Frame 1 (no input): blank canvas, image omitted
Frame 60 (no input): blank canvas, image omitted
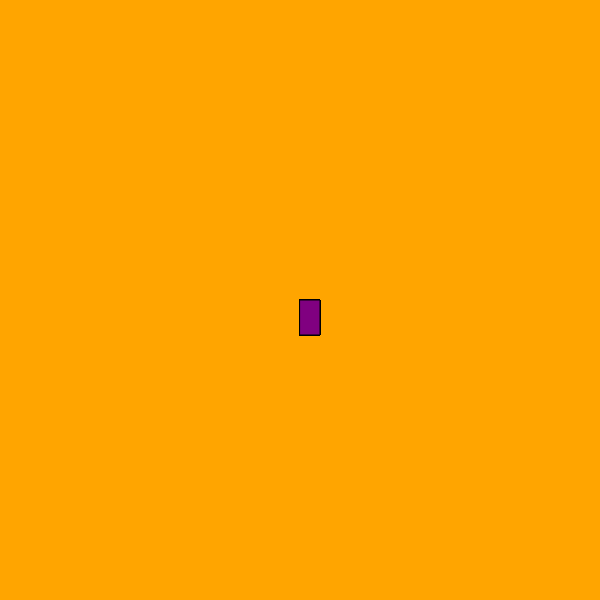
Frame 120 (the mouse pressed at the canvas centre since frame 60)

The p5.js sketch whose frames 1 and 60 were blank and that drew this single picture after the mouse press (run headless with seeded random() and noise() and a simulated clock; from frame 60 on, the mouse is pressed at the canvas centre):

// p5.js sketch
// ── sketch.js
function setup() {
    createCanvas(600, 600);
    background("orange");
  }
  
  function draw() {
    stroke("black");
    fill("purple");
    
    if(mouseIsPressed){
      rect(mouseX, mouseY, 20, 35);
    }
    
  }
  
